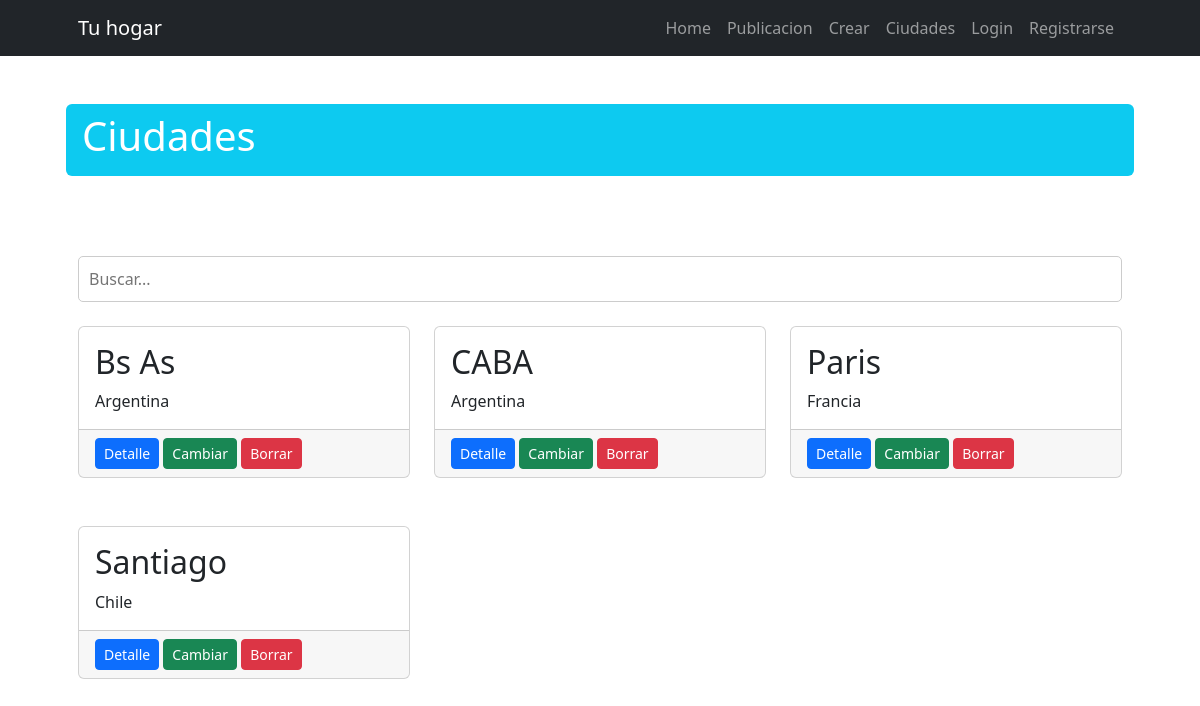
The app's page /publicacion/ciudad/, older data.
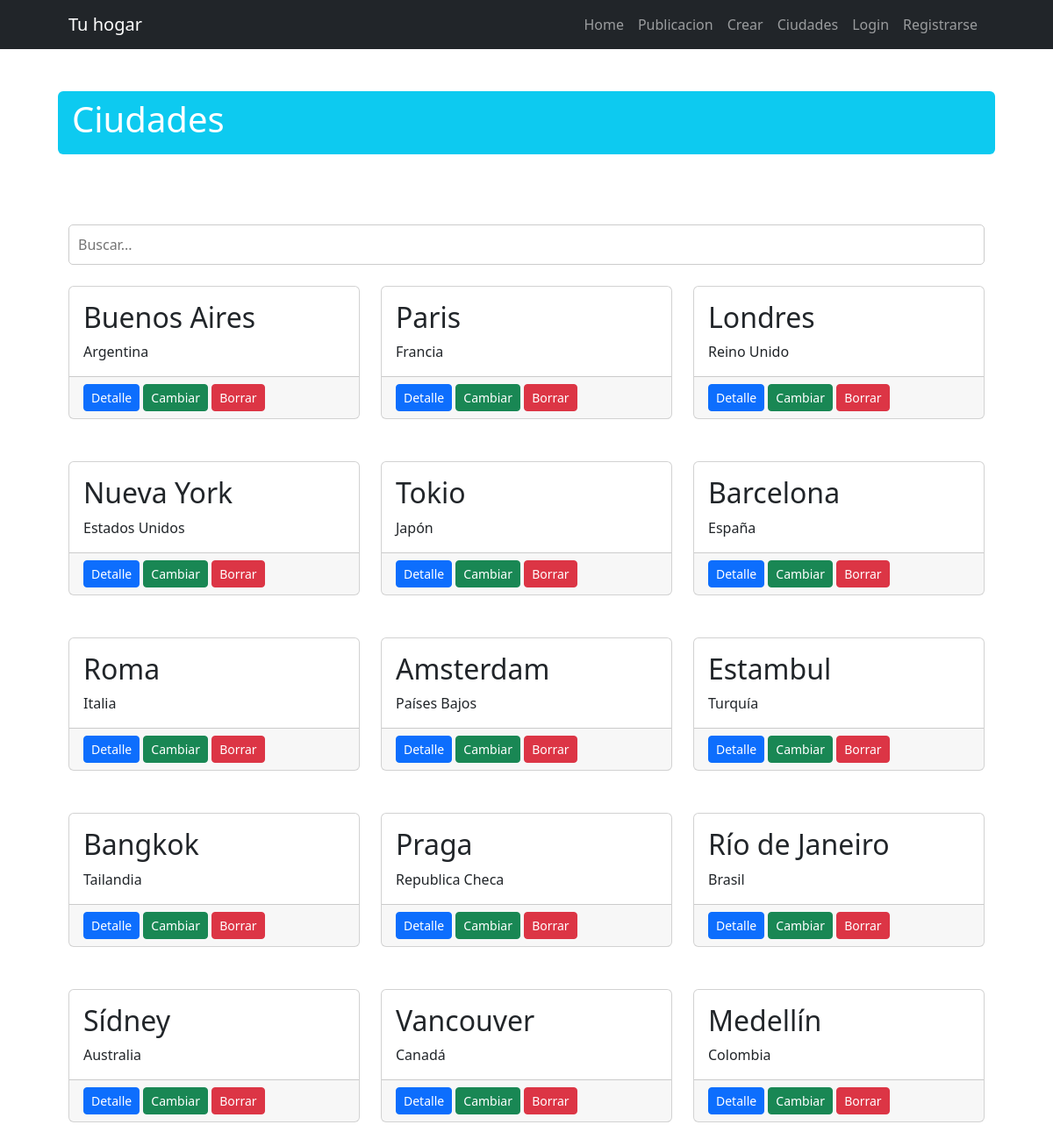
The same page, newer data.
### publicacion/models.py (models this page shows, shortened)
class Ciudad(models.Model):
    ciudad = models.CharField(max_length=200)
    pais = models.ForeignKey(Pais, on_delete=models.SET_NULL, null=True, blank=True)
    class Meta:
        verbose_name = "Ciudad"
        verbose_name_plural = "Ciudades"

class Pais(models.Model):
    pais = models.CharField(max_length=200)
    def __str__(self) -> str:
        return self.pais
    class Meta:
        verbose_name = "País"
        verbose_name_plural = "Países"

### publicacion/views.py (the view)
# urls.py: path("ciudad/", views.CiudadList.as_view(), name="ciudad"),
class CiudadList(ListView):
    model = models.Ciudad
    def get_queryset(self) -> QuerySet:
        if self.request.GET.get("consulta"):
            consulta = self.request.GET.get("consulta")
            object_list = models.Ciudad.objects.filter(nombre__icontains=consulta)
        else:
            object_list = models.Ciudad.objects.all()
        return object_list

### publicacion/templates/publicacion/ciudad_list.html (shortened to what this page needs)
{% extends 'core/base.html' %}
{% block titulo %}
    Ciudades
{% endblock titulo %}
{% block contenido %}
<div class="py-lg-4">
    <form action="{% url 'publicacion:ciudad' %}" method="get" class="form-busqueda">
        <input type="text" name="consulta" placeholder="Buscar..." class="input-busqueda">
    </form>
</div>
<div class="row row-cols-1 row-cols-md-2">
    {% for ciudad in object_list %}
        <div class="col-md-4 mb-5">
            <div class="card h-100">
                <div class="card-body">
                    <h2 class="card-title">{{ ciudad.ciudad }}</h2>
                    <p class="card-text">{{ ciudad.pais }}</p>
                </div>
                <div class="card-footer">
                    <a class="btn btn-primary btn-sm" href="{% url 'publicacion:ciudad_detail' ciudad.id %}">Detalle</a>
                    <a class="btn btn-success btn-sm" href="{% url 'publicacion:ciudad_update' ciudad.id %}">Cambiar</a>
                    <a class="btn btn-danger  btn-sm" href="{% url 'publicacion:ciudad_delete' ciudad.id %}">Borrar</a>
                </div>
            </div>
        </div>
    {% endfor %}
</div>
{% endblock contenido %}

### core/templates/core/base.html (shortened to what this page needs)
{% load static %}
<!DOCTYPE html>
<html lang="en">
    <head>
        <link href="https://cdn.jsdelivr.net/npm/bootstrap-icons@1.5.0/font/bootstrap-icons.css" rel="stylesheet" />
        <link href="{% static 'core/css/styles.css' %}" rel="stylesheet" />
    </head>
    <body class="d-flex flex-column h-100">
        <main class="flex-shrink-0">
            {% include 'core/components/navbar.html' %}
            <div class="container px-4 px-lg-5 ">
                <div class="row align-items-center my-5">
                    <h1 class="pb-lg-3 text-white bg-info px-3 py-2 rounded">
                        {% block titulo %}{% endblock titulo %}
                    </h1>
                </div>
                {% block contenido %}
                {% endblock contenido %}
            </div>
        </main>
    </body>
</html>

### core/templates/core/components/navbar.html (shortened to what this page needs)
<nav class="navbar navbar-expand-lg navbar-dark bg-dark">
    <div class="container px-5">
        <a class="navbar-brand" href="{% url 'core:home' %}">Tu hogar</a>
        <div class="collapse navbar-collapse" id="navbarSupportedContent">
            <ul class="navbar-nav ms-auto mb-2 mb-lg-0">
                <li class="nav-item"><a class="nav-link" href="{% url 'core:home' %}">Home</a></li>
                <li class="nav-item"><a class="nav-link" href="{% url 'publicacion:home' %}">Publicacion</a></li>
                <li class="nav-item"><a class="nav-link" href="{% url 'publicacion:publicacion_create' %}">Crear</a></li>
                <li class="nav-item"><a class="nav-link" href="{% url 'publicacion:ciudad' %}">Ciudades</a></li>
                {% if user.is_authenticated %}
                    <li class="nav-item">
                        <form action="{% url 'core:logout' %}" method="post">
                            {% csrf_token %}
                            <button type="submit" class="btn btn-danger {{ fontsize }} ">Logout</button>
                        </form>
                    </li>
                {% else %}
                    <li class="nav-item"><a class="nav-link {% if request.path == "/login/" %} active {% endif %}" href="{% url 'core:login' %}">Login</a></li>
                    <li class="nav-item"><a class="nav-link {% if request.path == "/register/" %} active {% endif %}" href="{% url 'core:register' %}">Registrarse</a></li>
                {% endif %}
            </ul>
        </div>
    </div>
</nav>

### publicacion/templates/publicacion/ciudad_list.html (style rules this page uses)
.form-busqueda { display: flex; align-items: center; }
.input-busqueda { padding: 10px; border: 1px solid #ccc; border-radius: 5px; flex: 1; }

Row changes from the older to the newer data that the page shows:
removed Ciudad: ciudad "CABA", pais "Argentina"
removed Ciudad: ciudad "Santiago", pais "Chile"
changed Ciudad "Argentina": ciudad "Bs As" → "Buenos Aires"
added Ciudad: ciudad "Londres", pais "Reino Unido"
added Ciudad: ciudad "Nueva York", pais "Estados Unidos"
added Ciudad: ciudad "Tokio", pais "Japón"
added Ciudad: ciudad "Barcelona", pais "España"
added Ciudad: ciudad "Roma", pais "Italia"
added Ciudad: ciudad "Amsterdam", pais "Países Bajos"
added Ciudad: ciudad "Estambul", pais "Turquía"
added Ciudad: ciudad "Bangkok", pais "Tailandia"
added Ciudad: ciudad "Praga", pais "Republica Checa"
added Ciudad: ciudad "Río de Janeiro", pais "Brasil"
added Ciudad: ciudad "Sídney", pais "Australia"
added Ciudad: ciudad "Vancouver", pais "Canadá"
added Ciudad: ciudad "Medellín", pais "Colombia"
